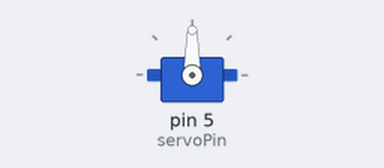
A sketch run on a simulated Arduino Uno, built with avr-gcc and run on an emulated ATmega328P. Parts: servo.

Above: at 0.05 s.
At 3.35 s:
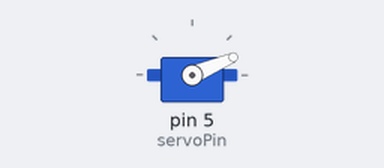
At 6.1 s:
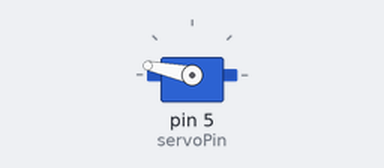
At 12.15 s:
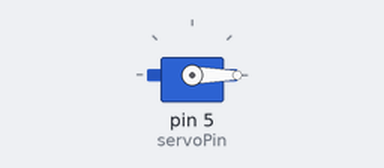
Timing chart, 0 to 15.8 s (numbered marks = the images above):
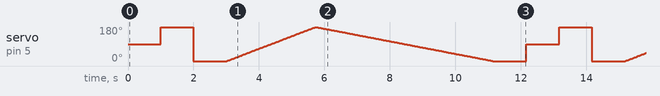

The sketch:

Servo.ino
```cpp
#include <Servo.h>
#define servoPin 5   // Create a variable to store the servo position:
Servo myservo;   // Define the servo pin:

int angle = 0;
void setup()
{
  myservo.attach(servoPin);
}
void loop()
{
  myservo.write(90);
  delay(1000);
  myservo.write(180);
  delay(1000);
  myservo.write(0);
  delay(1000);

  for(angle = 0; angle <= 180; angle += 1)  // Sweep from 0 to 180 degrees:
  {
    myservo.write(angle);
    delay(15);
  }

  for(angle = 180; angle >= 0; angle -= 1)  // And back from 180 to 0 degrees:
  {
    myservo.write(angle);
    delay(30);
  }
  delay(1000);
}
```

Measured:
- by itself, servo on pin 5 (servoPin): moves between 0° and 180°, repeating every 12.2 s
